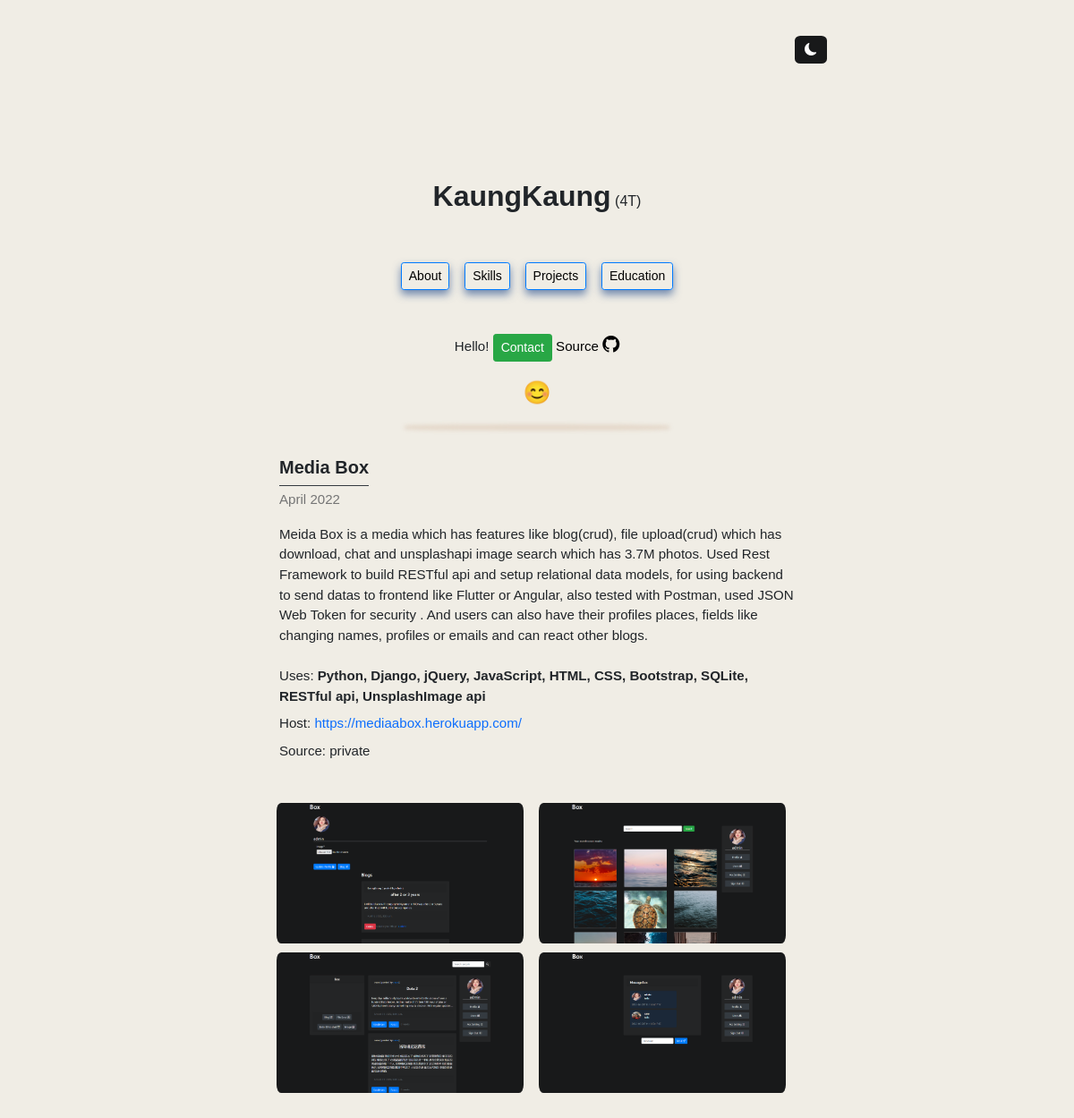
Page /project2/1 on the earlier database version.
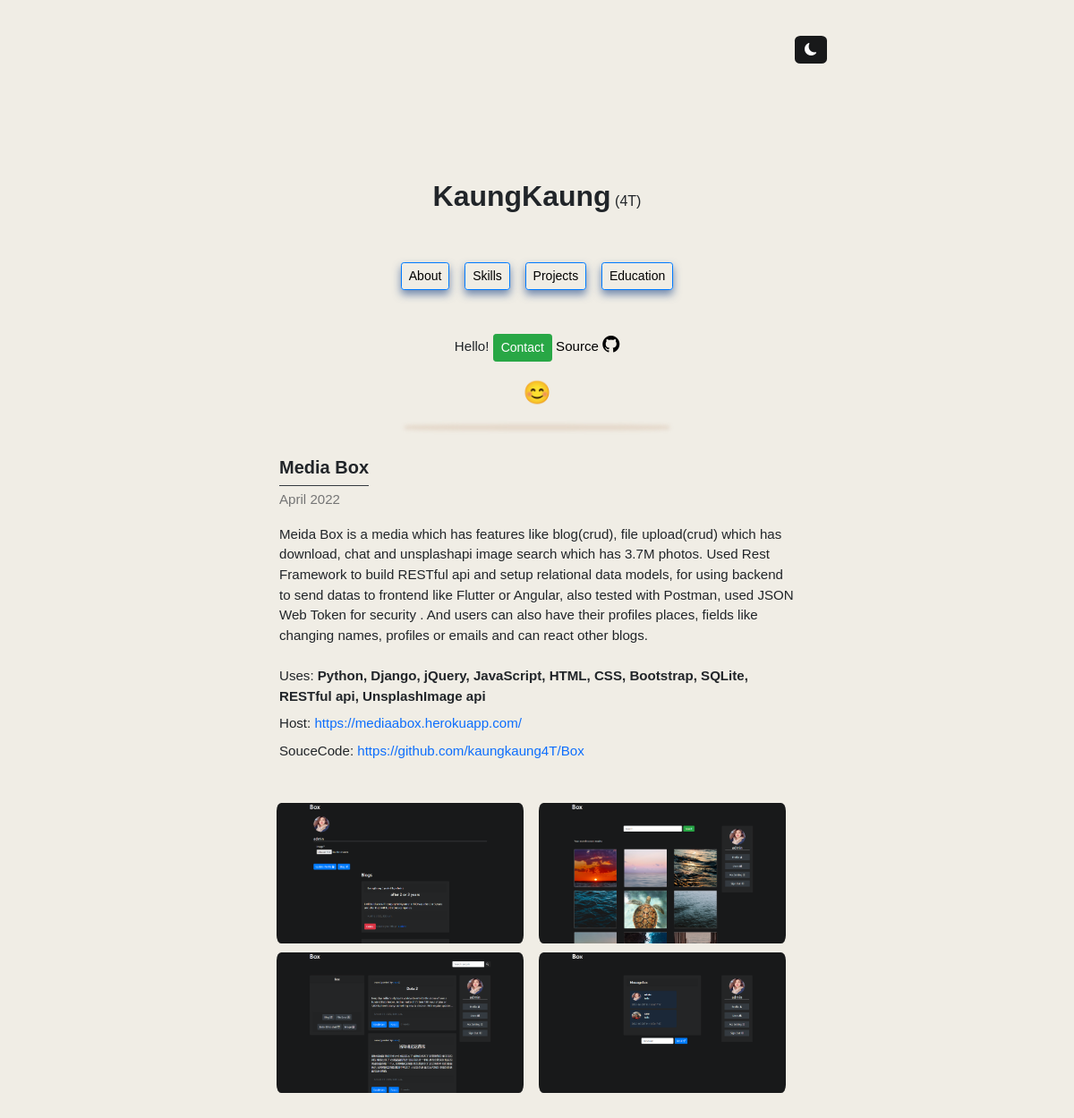
Same page on the later database version.
### display/models.py (models this page shows)
class Project(models.Model):
    title = models.CharField(max_length=225)
    image = models.ImageField(upload_to='project_image')
    uses = models.CharField(max_length=255)
    description = models.TextField()
    schoolp = models.CharField(max_length=255, blank=True, null=True)
    url = models.URLField(max_length=255, blank=True, null=True)
    source_code = models.URLField(max_length=255, blank=True, null=True)
    image2 = models.ImageField(upload_to='project_image', null=True, blank=True)
    image3 = models.ImageField(upload_to='project_image', null=True, blank=True)
    image4 = models.ImageField(upload_to='project_image', null=True, blank=True)
    date = models.CharField(null=True, blank=True, max_length=255)

### display/views.py (the view)
def project2(request, pk):
    p = Project.objects.get(id=pk)
    return render(request, "project2.html",
                  {"project": p})

### template/project2.html
{% extends 'main.html' %}
{% block content %}
{% include 'chain.html' %}
{% load static %}
<link rel="stylesheet" href="{% static 'style.css' %}">
{% include 'profile.html' %}
<div style="height:10px;"></div>
<div class="box1" style="height:1px;border-radius: 50%;margin:auto;max-width:290px;"></div>
<div style="height:42px;"></div>
<body>
<div class="context" style="width:48%;">
        <div class="about" style="margin:auto;max-width:590px;">
            <div style="margin:auto;font-size:15.1px;">
        {% if project.title == "Secure Coding" %}
                  <h5><b>{{project.title}}</b></h5>
        <legend class="border-bottom border-dark mb-1" style="width:160px;"></legend>
                {% else %}
            <h5><b>{{project.title}}</b></h5>
        <legend class="border-bottom border-dark mb-1" style="width:100px;"></legend>
            {% endif %}
        <p class="word">{{ project.date }}</p>
        <p style="white-space: pre-line;">{{ project.description }}
            <label>Uses: <b>{{ project.uses }}</b></label>{% if project.url %}
            <label>Host: <a class="plink" target="_blank" href="{{ project.url }}">{{ project.url }}</a></label>{% else %}
            <label>Host: Unavailable</label>{% endif %}{% if project.source_code %}
            <label>SouceCode: <a class="plink" href="{{ project.source_code }}">{{ project.source_code }}</a></label>{% else %}
            <label>Source: private</label>{% endif %}
            </p><br>
                <div class="row" style="max-width:590px;">
                <img src="{{project.image2.url}}" style="margin-bottom:10px;margin-right:-7px;max-width:300px;max-height:180px;object-fit:cover;border-radius: 5.7%;">
                        <img src="{{project.image3.url}}" style="margin-bottom:10px;margin-right:-7px;max-width:300px;max-height:180px;object-fit:cover;border-radius:  5.7%;">
                    <img src="{{project.image.url}}" style="margin-bottom:10px;margin-right:-7px;max-width:300px;max-height:180px;object-fit:cover;border-radius:  5.7%;">
                        <img src="{{project.image4.url}}" style="margin-bottom:10px;margin-right:-7px;max-width:300px;max-height:180px;object-fit:cover;border-radius:  5.7%;">
                    </div>
            </div>
        </div>
    </div>
</body>
<footer style="height:180px;"></footer>
{% endblock %}

Differences in the rows shown:
changed Project "Media Box": source_code (not shown) → "https://github.com/kaungkaung4T/Box"
Other differences:
text no longer shown: "Source: private"
text now shown: "SouceCode:"
